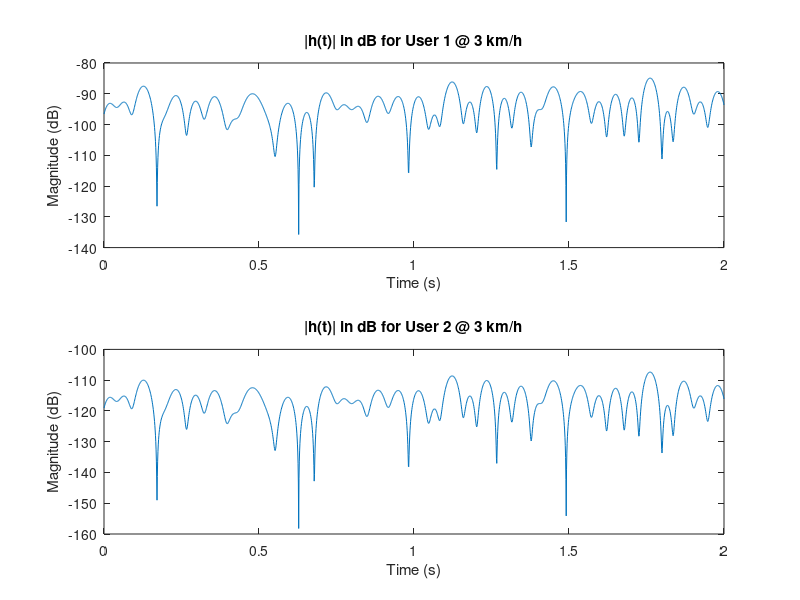

This figure's MATLAB source: (Note: this script raises an error after producing the figure.)

clc; clear; close all;

% --- Parameters ---
fc = 3.5e9;                 % Carrier frequency (Hz)
c = 3e8;                    % Speed of light (m/s)
lambda = c / fc;           % Wavelength
Pt_dBm = 43;               % Transmit power in dBm
Pt = 10^((Pt_dBm - 30)/10); % Transmit power in watts
noise_dBm = -100;
sigma_noise = 10^((noise_dBm - 30)/10);
hb = 25;                   % Base station height

% User distances
d1 = 100;  % Near user (m)
d2 = 900;  % Far user (m)

% Shadowing
shadow_std = 6;

% Compute Path Loss (3GPP NLOS)
fc_GHz = fc / 1e9;
PL1 = 13.54 + 39.08*log10(d1) + 20*log10(fc_GHz) - 0.6*(hb - 1.5);
PL2 = 13.54 + 39.08*log10(d2) + 20*log10(fc_GHz) - 0.6*(hb - 1.5);
shadowing1 = normrnd(0, shadow_std);
shadowing2 = normrnd(0, shadow_std);
PL_total_dB1 = PL1 + shadowing1;
PL_total_dB2 = PL2 + shadowing2;
g1 = 10^(-PL_total_dB1 / 10);
g2 = 10^(-PL_total_dB2 / 10);

% Simulation setup
fs = 1000;
t = 0:1/fs:2;
N = 20;  % multipath
v = [3, 30, 100] / 3.6;  % speeds in m/s

for vi = 1:length(v)
    speed = v(vi);
    fd = speed / lambda;
    phi = 2*pi*rand(1,N);
    theta = 2*pi*(1:N)/N;
    beta = 1/sqrt(N);

    Zt = zeros(size(t));
    for n = 1:N
        Zt = Zt + beta * exp(1j*(2*pi*fd*cos(theta(n))*t + phi(n)));
    end

    h1 = sqrt(g1) * Zt;
    h2 = sqrt(g2) * Zt;
    Pr1 = Pt * abs(h1).^2;
    Pr2 = Pt * abs(h2).^2;
    SNR1 = Pr1 / sigma_noise;
    SNR2 = Pr2 / sigma_noise;

    % Plot h(t)
    figure;
    subplot(2,1,1); plot(t, 20*log10(abs(h1)));
    title(['|h(t)| in dB for User 1 @ ', num2str(speed*3.6), ' km/h']);
    ylabel('Magnitude (dB)'); xlabel('Time (s)');
    subplot(2,1,2); plot(t, 20*log10(abs(h2)));
    title(['|h(t)| in dB for User 2 @ ', num2str(speed*3.6), ' km/h']);
    ylabel('Magnitude (dB)'); xlabel('Time (s)');

    % Plot PDF of SNR
    figure;
    histogram(10*log10(SNR1), 'Normalization', 'pdf', 'FaceAlpha', 0.6); hold on;
    histogram(10*log10(SNR2), 'Normalization', 'pdf', 'FaceAlpha', 0.6);
    title(['Empirical SNR PDF @ ', num2str(speed*3.6), ' km/h']);
    legend('User 1', 'User 2');
    xlabel('SNR (dB)'); ylabel('PDF'); grid on;

    % Optional: Overlay theoretical PDF
    figure;
    snr_vals = linspace(0, max([SNR1 SNR2]), 1000);
    bar_gamma1 = mean(SNR1);
    bar_gamma2 = mean(SNR2);
    pdf1 = (1/bar_gamma1) * exp(-snr_vals/bar_gamma1);
    pdf2 = (1/bar_gamma2) * exp(-snr_vals/bar_gamma2);
    plot(snr_vals, pdf1, 'b', 'LineWidth', 2); hold on;
    plot(snr_vals, pdf2, 'r', 'LineWidth', 2);
    title(['Theoretical SNR PDF @ ', num2str(speed*3.6), ' km/h']);
    legend('User 1', 'User 2');
    xlabel('SNR'); ylabel('PDF'); grid on;
end
